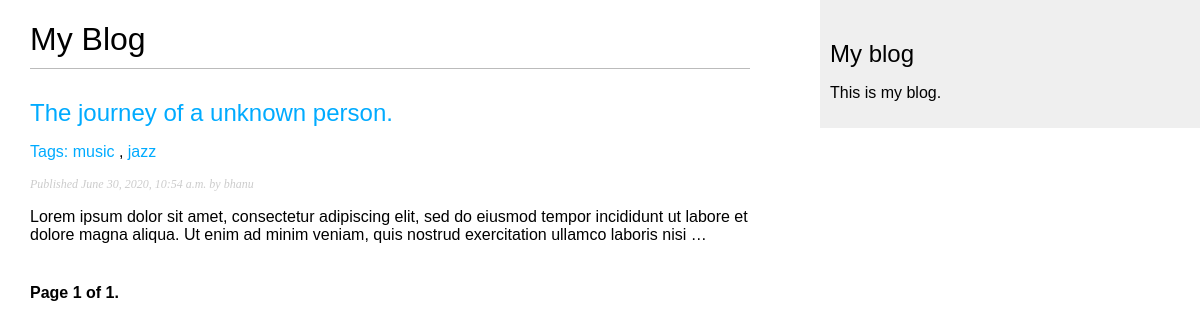
Screenshot of /blog/ with the database file from the repository.
### blog/models.py (models this page shows, shortened)
class Post(models.Model):
    STATUS_CHOICES = (
        ('draft', 'Draft'),
        ('published', 'Published'),
    )
    title = models.CharField(max_length=250)
    slug = models.SlugField(max_length=250, unique_for_date='publish')
    author = models.ForeignKey(
        User, on_delete=models.CASCADE, related_name='blog_posts')
    body = models.TextField()
    publish = models.DateTimeField(default=timezone.now)
    created = models.DateTimeField(auto_now_add=True)
    updated = models.DateTimeField(auto_now=True)
    status = models.CharField(
        max_length=10, choices=STATUS_CHOICES, default='draft')
    objects = models.Manager()  # The default manager.
    published = PublishedManager()  # Our custom manager.
    tags = TaggableManager()
    class Meta:
        ordering = ('-publish',)
    def get_absolute_url(self):
        return reverse("blog:post_detail", args=[self.publish.year, self.publish.month, self.publish.day, self.slug])

### blog/views.py (the view)
# urls.py: path('', views.post_list, name="post_list"),
def post_list(request, tag_slug=None):
    objects_list = Post.published.all()
    tag = None
    if tag_slug:
        tag = get_object_or_404(Tag, slug=tag_slug)
        objects_list = objects_list.filter(tags__in=[tag])
    paginator = Paginator(objects_list, 3)  # 3 posts per page.
    page = request.GET.get('page')
    try:
        posts = paginator.page(page)
    except PageNotAnInteger:
        posts = paginator.page(1)
    except EmptyPage:
        posts = paginator.page(paginator.num_pages)
    return render(request, 'blog/post/list.html', {'page': page, 'posts': posts, 'tag': tag})

### blog/models.py (called while the page is built)
    def get_queryset(self):
        return super(PublishedManager, self).get_queryset().filter(status='published')

### blog/templates/blog/post/list.html (shortened to what this page needs)
{% extends 'blog/base.html' %}
{% block content %}
    <h1>My Blog</h1>
    {% for post in posts %}
    <h2>
        <a href="{{post.get_absolute_url}}">
        {{post.title}}
    </h2>
    <p class = "tags">
        Tags:
        {% for tag in post.tags.all %}
            <a href="{% url 'blog:post_list_by_tag' tag.slug%}">
                {{tag.name}}
            </a>
            {% if not forloop.last %},{% endif %}
        {% endfor %}
    </p>
    <p class="date">
        Published {{post.publish}} by {{post.author}}
    </p>
    {{post.body|truncatewords:30|linebreaks}}
    {% endfor %}
    {% include "pagination.html" with page=posts %}
{% endblock content %}

### blog/static/css/blog.css (style rules this page uses)
body { margin:0; padding:0; font-family:helvetica, sans-serif; }
a { color:#00abff; text-decoration:none; }
h1 { font-weight:normal; border-bottom:1px solid #bbb; padding:0 0 10px 0; }
h2 { font-weight:normal; margin:30px 0 0; }
p.date { color:#ccc; font-family: georgia, serif; font-size: 12px; font-style: italic; }

### rows the page displays
Post: title "The journey of a unknown person.", publish "June 30, 2020, 10:54 a.m.", author "bhanu", body "Lorem ipsum dolor sit amet, consectetur adipiscing elit, sed do eiusmod tempor incididunt ut labore et dolore magna aliqua. Ut enim ad minim veniam, quis nostrud exercitation ullamco laboris nisi …"
Tag: name "music"
Tag: name "jazz"

### other values shown
{{ page.number }} "1"
{{ page.paginator.num_pages }} "1"
